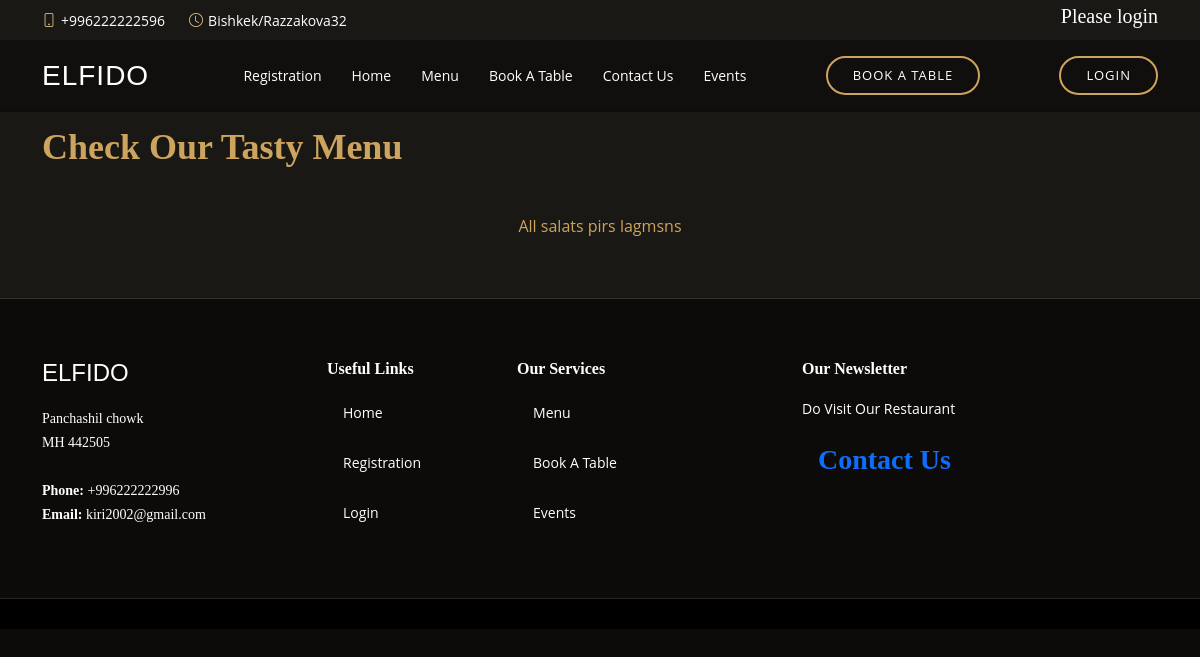
The app's page /menu/2 with its own data.
### food/models.py (models this page shows, shortened)
class Category(models.Model):
    name = models.CharField(max_length=255)

### food/views.py (the view)
# urls.py: path('menu/<int:id>', menu_category, name='menu_id'),
def menu_category(request, id):
    foods = Food.objects.filter(category__id=id)
    categories = Category.objects.all()
    context = {
        'foods': foods,
        'categories': categories
    }
    return render(request, 'menu.html', context)

### templates/menu.html (shortened to what this page needs)
{% extends "base.html" %}
{% load static %}
{% block content %}
 <section id="menu" class="menu section-bg" style="padding-top: 10%";>
  <div class="container" data-aos="fade-up">
    <div class="section-title">
      <p>Check Our Tasty Menu</p>
    </div>
    <div class="row" data-aos="fade-up" data-aos-delay="100">
      <div class="col-lg-12 d-flex justify-content-center">
          <ul id="menu-flters">
           <a href="{% url 'menu' %} "> All </a>
          {% for category in categories %}
          <a href="{% url 'menu_id' category.id %} "> {{ category.name }} </a>
          {% endfor %}
        </ul>
      </div>
    </div>
  </div>
</section>
  {% endblock %}

### static/css/steel.css (style rules this page uses)
body { font-family: "Open Sans", sans-serif; background: #0c0b09; color: #fff; }
a { color: #cda45e; text-decoration: none; }
section { padding: 60px 0; overflow: hidden; }
.section-bg { background-color: #1a1814; }
.section-title { padding-bottom: 40px; }
.section-title p { margin: 0; margin: 0; font-size: 36px; font-weight: 700; font-family: "Playfair Display", serif; color: #cda45e; }
.menu #menu-flters { padding: 0; margin: 0 auto 0 auto; list-style: none; text-align: center; border-radius: 50px; }

### records on screen
Category: name "salats"
Category: name "pirs"
Category: name "lagmsns"
